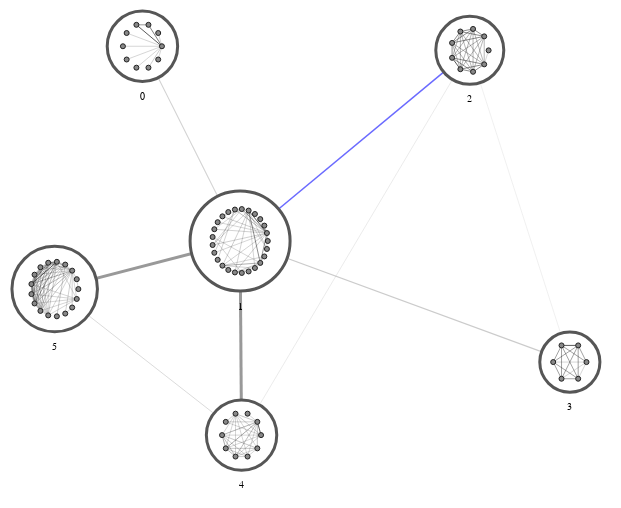

The code cell stored with this chart in its notebook:
### Markdown cell above
And now use a different layout for group-level graphs. This is a little tidier,
at the expense of connection patterns being slightly harder to spot.

### Code cell
combo_chart(layout_fn=nx.circular_layout)
